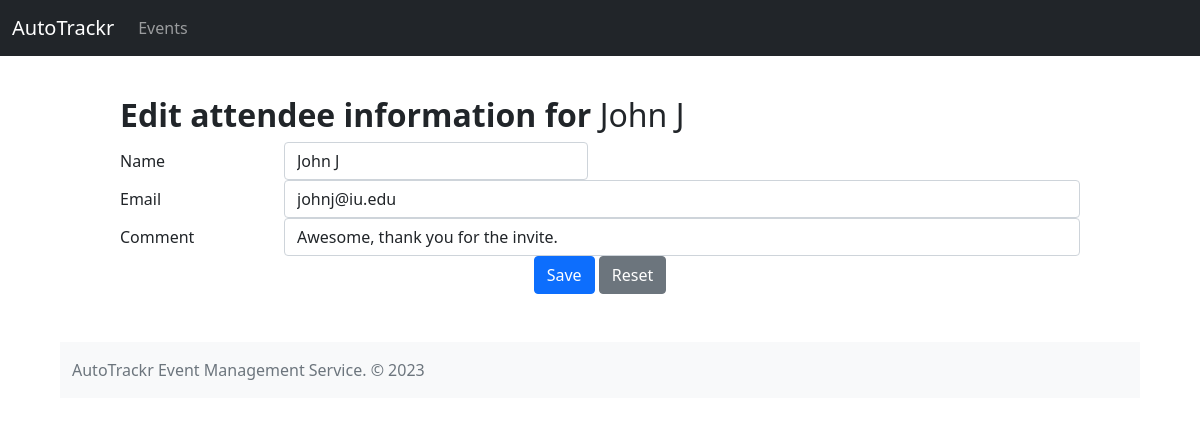
The app's page /events/1/attendees/3/edit with its own data.
### tables this page shows
CREATE TABLE "attendees" ("id" INTEGER PRIMARY KEY AUTOINCREMENT, "event_id" INTEGER, "name" TEXT, "email" TEXT, "comment" TEXT);

### app.py (the view)
@app.route('/events/<event_id>/attendees/<attendee_id>/edit', methods=['GET','POST'])
def edit_attendee(attendee_id,event_id):
    event = database.get_event(event_id)
    attendee = database.get_attendee(attendee_id)
    if request.method == 'POST':
        name = request.form['name']
        email = request.form['email']
        comment = request.form['comment']
        error = attendeecheck(name,email,comment)
        if error:
            return render_template("attendee_form.html", error=error, event=event, attendee=attendee, name=name, email=email, comment=comment)
        database.edit_attendee(attendee_id,event_id,name,email,comment)
        return redirect(url_for('events',event_id=event_id))
    else:
        return render_template('attendee_form.html', attendee=attendee, event=event)

### database.py (called while the page is built)
def get_event(event_id):
    con = sqlite3.connect('Events.db')
    with con:
        con.row_factory = sqlite3.Row
        cursorObj = con.cursor()
        cursorObj.execute("select * from events where id = ?", event_id)
        event = cursorObj.fetchone()
    con.close()
    return event

def get_attendee(attendee_id):
    con = sqlite3.connect('Events.db')
    with con:
        con.row_factory = sqlite3.Row
        cursorObj = con.cursor()
        cursorObj.execute("select * from attendees where id = ?", (attendee_id))
        attendee = cursorObj.fetchone()
    con.close()
    return attendee

### templates/attendee_form.html (shortened to what this page needs)
{% extends "base.html" %}
{% block content %}
<div class="container">
    <div class="row">
    {% if attendee %}
        <h2> <b>Edit attendee information for </b> {{attendee['name']}} </h2>
        <form method='POST' name='edit_event'>
            <div class="form-group row">
                <label for="name" class="col-sm-2 col-form-label">Name</label>
                <div class="col-sm-4">
                <input type="text" class="form-control" id="name" name="name" value="{{attendee['name']}}">
                </div>
            </div>
            <div class="form-group row">
                <label for="email" class="col-sm-2 col-form-label">Email</label>
                <div class="col-sm-10">
                <input type="text" class="form-control" id="email" name="email" value="{{attendee['email']}}">
                </div>
            </div>
            <div class="form-group row">
                <label for="comment" class="col-sm-2 col-form-label">Comment</label>
                <div class="col-sm-10">
                <input type="text" class="form-control" id="comment" name="comment" value="{{attendee['comment']}}">
                </div>
            </div>
            <div class="row align-items-center">
                <div class="col text-center">
                    <button class="btn btn-primary" type="submit" value="Submit">Save</button>
                    <button class="btn btn-secondary" type="reset" value="Reset">Reset</button>
                </div>
            </div>
        </form>
    {% endif %}
</div>
{% endblock %}

### records on screen
attendees: name "John J", email "johnj@iu.edu", comment "Awesome, thank you for the invite."
